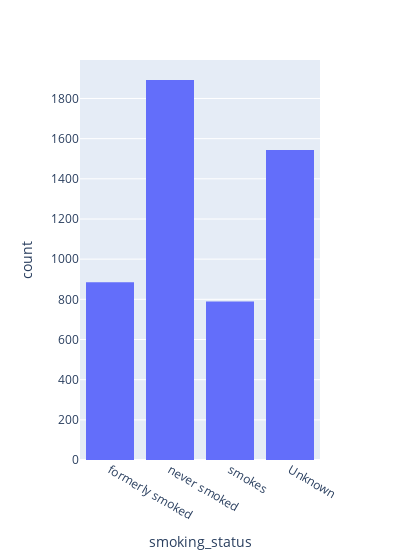

Write notebook code for a chart like this one.
### Code cell
fig= px.histogram(df, x='smoking_status', width=400)
fig.show()

### Figure 1 — Plotly figure (JSON) as saved in the notebook; plotly's stock layout.template omitted (floating-point values rounded to 4 significant figures; data arrays with more than 128 entries replaced by an {"elided": "..."} marker saying what was removed)
{"data": [{"alignmentgroup": "True", "bingroup": "x", "hovertemplate": "smoking_status=%{x}<br>count=%{y}<extra></extra>", "legendgroup": "", "marker": {"color": "#636efa", "pattern": {"shape": ""}}, "name": "", "offsetgroup": "", "orientation": "v", "showlegend": false, "type": "histogram", "x": {"elided": "5110 str values"}, "xaxis": "x", "yaxis": "y"}], "layout": {"barmode": "relative", "legend": {"tracegroupgap": 0}, "margin": {"t": 60}, "width": 400, "xaxis": {"anchor": "y", "domain": [0, 1], "title": {"text": "smoking_status"}}, "yaxis": {"anchor": "x", "domain": [0, 1], "title": {"text": "count"}}}}
